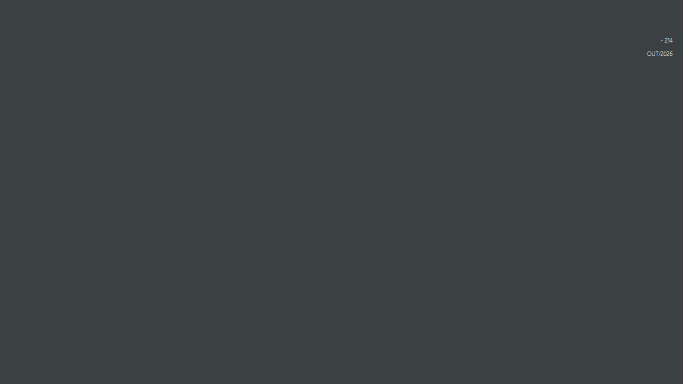
#> input picture tests/fixtures/codigo_empresa_214.png, 1366 x 768 px (shown at 1/2 size)
$ python codigo.py
#> lines starting #> are read from the running program, lines starting #| are printed output that depends on the picture
import sys
from pathlib import Path
sys.path.insert(0, str(Path(__file__).resolve().parents[1]))
from PIL import Image, ImageOps, ImageDraw, ImageFont
from orbi import config, tela
R = config.PADRAO["regioes"]
im = Image.open(Path(__file__).resolve().parents[1] / "tests/fixtures/codigo_empresa_214.png")
#> im is the input picture: PIL image 1366x768 RGB; mean R, G, B 59, 64, 66
x, y, w, h = R["empresa_codigo"]
base = im.crop((x, y, x + w, y + h))
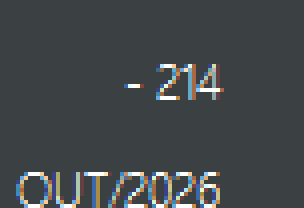
#> base: PIL image 76x52 RGB (shown 4 times larger); mean R, G, B 66.9, 71.7, 73.5
linha = im.crop((1290, 68, 1366, 92))  # só a linha do código
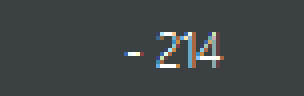
#> linha: PIL image 76x24 RGB (shown 4 times larger); mean R, G, B 63.6, 68.4, 70.3

def prep(img, fator, inv, binar, borda):
    g = ImageOps.grayscale(img)
    if inv: g = ImageOps.invert(g)
    if binar: g = g.point(lambda v: 0 if v < 128 else 255)
    g = ImageOps.expand(g, border=borda, fill=255 if inv else 0)
    return g.resize((g.width * fator, g.height * fator), Image.LANCZOS).convert("RGB")

def contexto(img):
    g = ImageOps.invert(ImageOps.grayscale(img)).point(lambda v: 0 if v < 128 else 255)
    can = Image.new("L", (g.width + 260, g.height + 20), 255)
    ImageDraw.Draw(can).text((8, 4), "EMPRESA CODIGO", fill=0, font=ImageFont.load_default(size=16))
    can.paste(g, (240, 10))
    return can.resize((can.width * 3, can.height * 3), Image.LANCZOS).convert("RGB")

for nome, img in (("area", base), ("linha", linha)):
    for fator in (3, 4, 6):
        for inv in (True,):
            for binar in (False, True):
                for borda in (0, 12):
#> (the run stopped early here; a loop or call above may not have finished)
